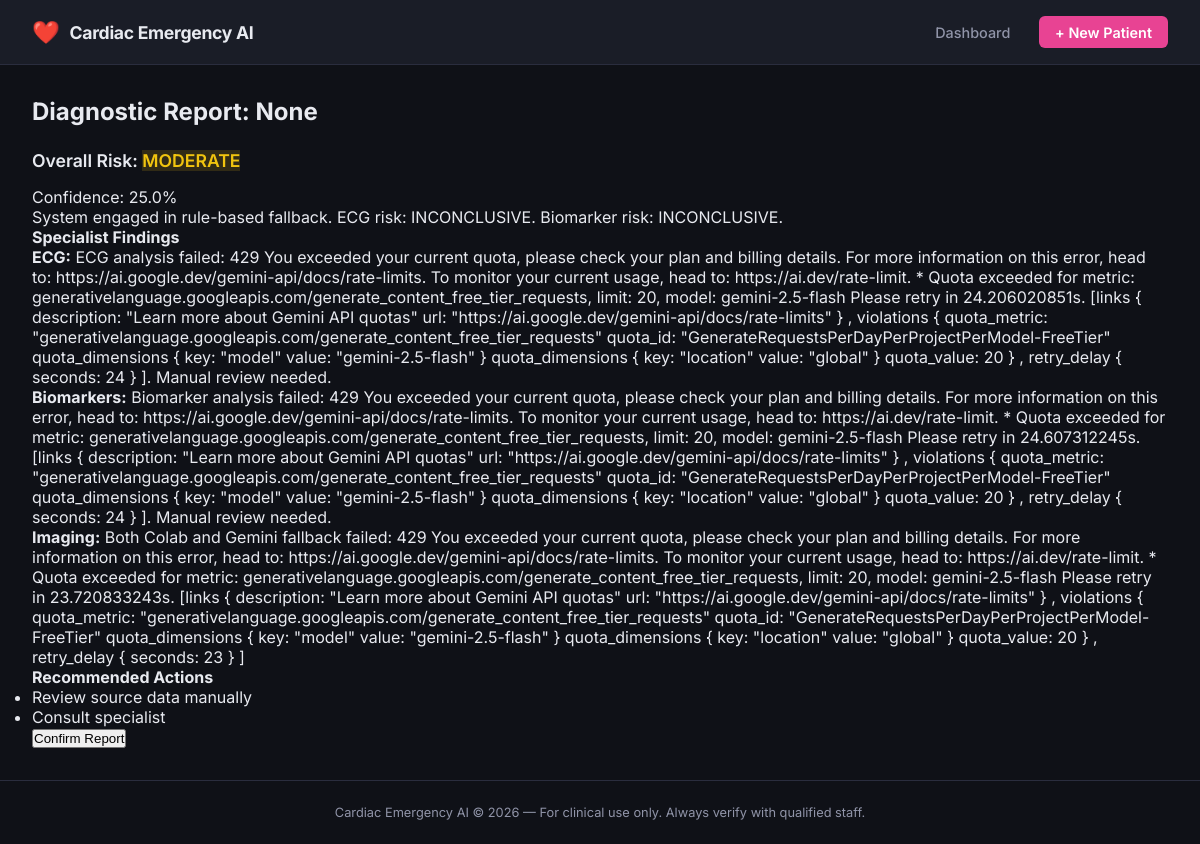
The page /report/53/ on the database its author committed.
### emergency/models.py (models this page shows, shortened)
class Patient(models.Model):
    patient_id = models.UUIDField(
        default=uuid.uuid4,
        editable=False,
        unique=True
    )
    name = models.CharField(max_length=200, null=True, blank=True)
    age = models.IntegerField(null=True, blank=True)
    sex = models.CharField(
        max_length=10,
        choices=[("M","Male"),("F","Female")],
        null=True, blank=True
    )
    arrival_time = models.DateTimeField(
        auto_now_add=True
    )
    symptoms = models.TextField(null=True, blank=True)
    onset_time = models.CharField(max_length=100, null=True, blank=True)
    class Meta:
        ordering = ["-arrival_time"]

class DiagnosticReport(models.Model):
    RISK_CHOICES = [
        ("LOW", "Low"),
        ("MODERATE", "Moderate"),
        ("HIGH", "High"),
        ("CRITICAL", "Critical"),
        ("INCONCLUSIVE", "Inconclusive")
    ]
    patient = models.ForeignKey(
        Patient,
        on_delete=models.CASCADE,
        related_name="reports"
    )
    ecg_findings = models.JSONField(null=True)
    biomarker_findings = models.JSONField(null=True)
    imaging_findings = models.JSONField(null=True)
    risk_level = models.CharField(
        max_length=20,
        choices=RISK_CHOICES
    )
    final_report = models.TextField()
    confidence_score = models.FloatField()
    recommended_actions = models.JSONField(
        null=True
    )
    retrieved_guidelines = models.TextField(
        null=True
    )
    loop_count = models.IntegerField(default=0)
    agent_agreement = models.BooleanField(
        default=True
    )
    discordant_agents = models.JSONField(
        default=list
    )
    doctor_confirmed = models.BooleanField(
        default=False
    )
    doctor_override = models.BooleanField(
        default=False
    )
    doctor_notes = models.TextField(
        null=True, blank=True
    )
    created_at = models.DateTimeField(
        auto_now_add=True
    )
    processing_time_seconds = models.FloatField(
        null=True
    )
    class Meta:
        ordering = ["-created_at"]

### emergency/views.py (the view)
# urls.py: path("report/<int:report_id>/", views.view_report, name="report"),
def view_report(request, report_id):
    report = DiagnosticReport.objects.select_related(
        "patient"
    ).get(id=report_id)
    return render(request, "emergency/report.html", {
        "report": report,
        "patient": report.patient
    })

### emergency/templates/emergency/report.html (shortened to what this page needs)
{% extends 'emergency/base.html' %}
{% block content %}
<h2>Diagnostic Report: {{ patient.name }}</h2>
<div class="report-section">
    <h3>Overall Risk: <span class="risk-{{ report.risk_level|lower }}">{{ report.risk_level }}</span></h3>
    <p>Confidence: {{ report.confidence_score }}%</p>
    <p>{{ report.final_report }}</p>
</div>
<div class="findings">
    <h4>Specialist Findings</h4>
    <p><strong>ECG:</strong> {{ report.ecg_findings.findings|join:", " }}</p>
    <p><strong>Biomarkers:</strong> {{ report.biomarker_findings.findings|join:", " }}</p>
    <p><strong>Imaging:</strong> {{ report.imaging_findings.findings|join:", " }}</p>
</div>
<div class="actions">
    <h4>Recommended Actions</h4>
    <ul>
        {% for action in report.recommended_actions %}
        <li>{{ action }}</li>
        {% endfor %}
    </ul>
</div>
{% if not report.doctor_confirmed %}
<form id="confirm-form" method="post" action="{% url 'confirm' report.id %}">
    <button type="button" onclick="confirmReport()">Confirm Report</button>
</form>
{% else %}
<p><em>Confirmed by Doctor.</em></p>
{% endif %}
{% endblock %}

### static/css/style.css (style rules this page uses)
:root { --bg-dark: #0f1117; --bg-card: #1a1d27; --bg-card-hover: #22263a; --border: #2a2d3e; --accent: #e84393; --accent-blue: #4f8ef7; --accent-green: #2ecc71; --accent-yellow: #f39c12; --text-primary: #e8eaf0; --text-muted: #9094a8; --risk-critical: #e74c3c; --risk-high: #e67e22; --risk-moderate: #f1c40f; --risk-low: #2ecc71; --radius: 10px; --shadow: 0 4px 24px rgba(0,0,0,0.4); }
*, *::before, *::after { box-sizing: border-box; margin: 0; padding: 0; }
body { font-family: 'Inter', -apple-system, BlinkMacSystemFont, sans-serif; background: var(--bg-dark); color: var(--text-primary); min-height: 100vh; display: flex; flex-direction: column; }
.risk-moderate { background: rgba(241,196,15,0.15); color: var(--risk-moderate); }
h2 { font-size: 1.5rem; font-weight: 700; margin-bottom: 1.5rem; }
h3 { font-size: 1.1rem; font-weight: 600; margin-bottom: 1rem; }

### rows shown on the page
Patient: name "None"
DiagnosticReport: risk_level "MODERATE", confidence_score "25.0", final_report "System engaged in rule-based fallback. ECG risk: INCONCLUSIVE. Biomarker risk: INCONCLUSIVE.", ecg_findings.findings "ECG analysis failed: 429 You exceeded your current quota, please check your plan and billing details. For more information on this error, head to: https://ai.google.dev/gemini-api/docs/rate-limits. To monitor your current usage, head to: https://ai.dev/rate-limit. * Quota exceeded for metric: generativelanguage.googleapis.com/generate_content_free_tier_requests, limit: 20, model: gemini-2.5-flash Please retry in 24.206020851s. [links { description: \"Learn more about Gemini API quotas\" url: \"https://ai.google.dev/gemini-api/docs/rate-limits\" } , violations { quota_metric: \"generativelanguage.googleapis.com/generate_content_free_tier_requests\" quota_id:…", biomarker_findings.findings "Biomarker analysis failed: 429 You exceeded your current quota, please check your plan and billing details. For more information on this error, head to: https://ai.google.dev/gemini-api/docs/rate-limits. To monitor your current usage, head to: https://ai.dev/rate-limit. * Quota exceeded for metric: generativelanguage.googleapis.com/generate_content_free_tier_requests, limit: 20, model: gemini-2.5-flash Please retry in 24.607312245s. [links { description: \"Learn more about Gemini API quotas\" url: \"https://ai.google.dev/gemini-api/docs/rate-limits\" } , violations { quota_metric: \"generativelanguage.googleapis.com/generate_content_free_tier_requests\" quota_id:…", imaging_findings.findings "Both Colab and Gemini fallback failed: 429 You exceeded your current quota, please check your plan and billing details. For more information on this error, head to: https://ai.google.dev/gemini-api/docs/rate-limits. To monitor your current usage, head to: https://ai.dev/rate-limit. * Quota exceeded for metric: generativelanguage.googleapis.com/generate_content_free_tier_requests, limit: 20, model: gemini-2.5-flash Please retry in 23.720833243s. [links { description: \"Learn more about Gemini API quotas\" url: \"https://ai.google.dev/gemini-api/docs/rate-limits\" } , violations { quota_metric: \"generativelanguage.googleapis.com/generate_content_free_tier_requests\" quota_id:…"

### other values the page prints
{{ action }} "Review source data manually" "Consult specialist"
